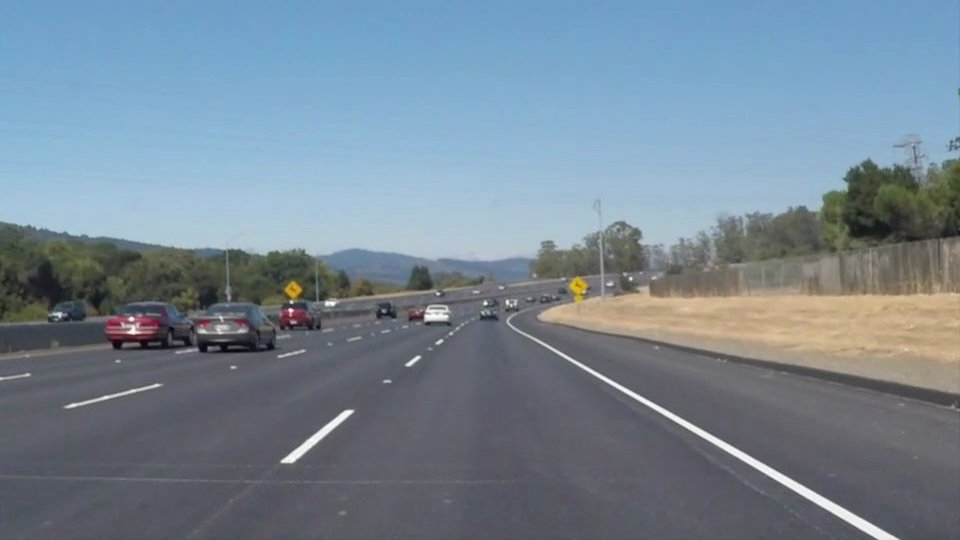
#> input picture test_images/solidWhiteCurve.jpg, 960 x 540 px; its folder holds 4 pictures in this run
$ python LaneDetector_SingleImg.py   (older library calls are emulated)
#> lines starting #> are read from the running program, lines starting #| are printed output that depends on the picture; after the words box and inside, x2 and y2 are one past the last pixel; in counts of white or black regions, pixels touching at a corner belong together
#importing some useful packages
import matplotlib.pyplot as plt
import matplotlib.image as mpimg
import numpy as np
import cv2
import os
import math

## Helper Functions
def read_image_set(fldr):
    """
    'fldr' is a string containing the test images folder
    the return is a list of multidimensional arrays
    """
    return [mpimg.imread(fldr+img) for img in os.listdir(fldr)]
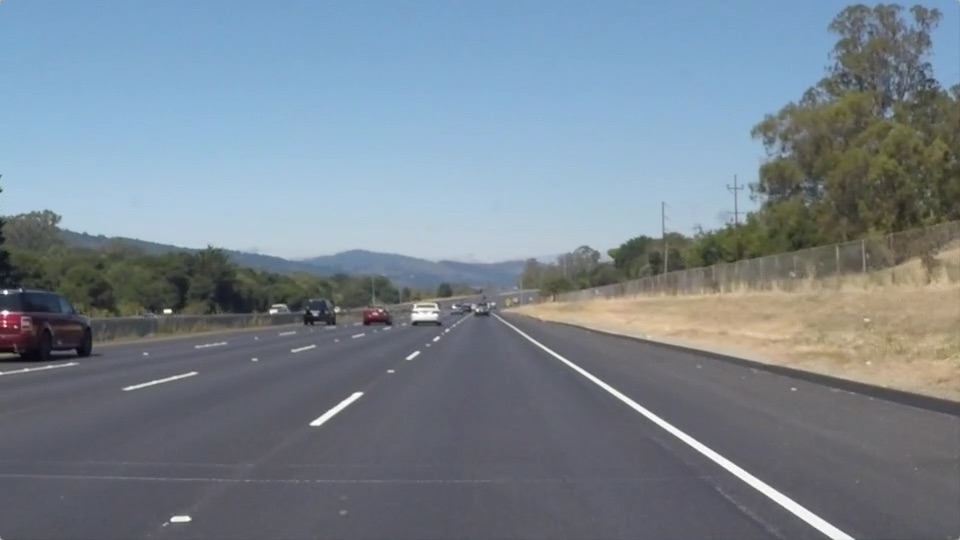
#> input picture test_images/solidWhiteRight.jpg, 960 x 540 px
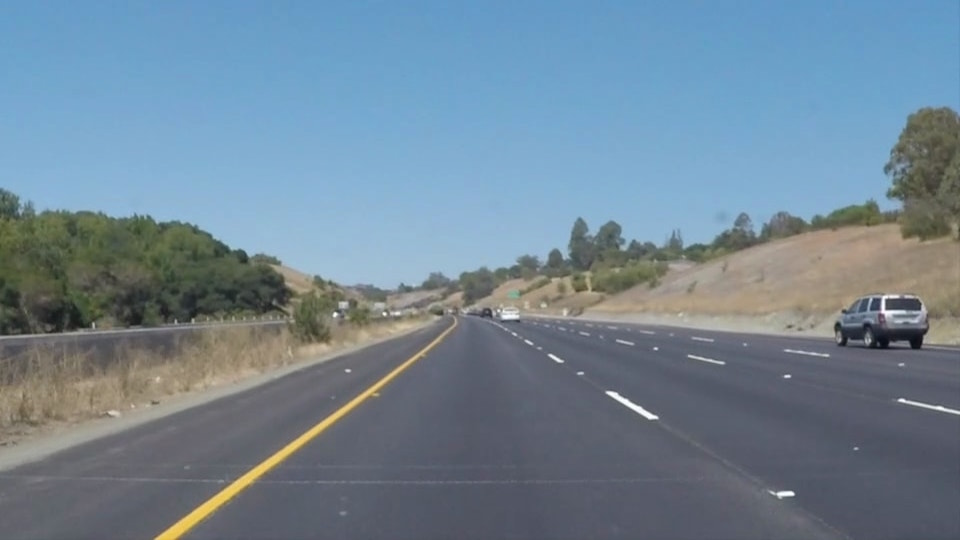
#> input picture test_images/solidYellowCurve.jpg, 960 x 540 px
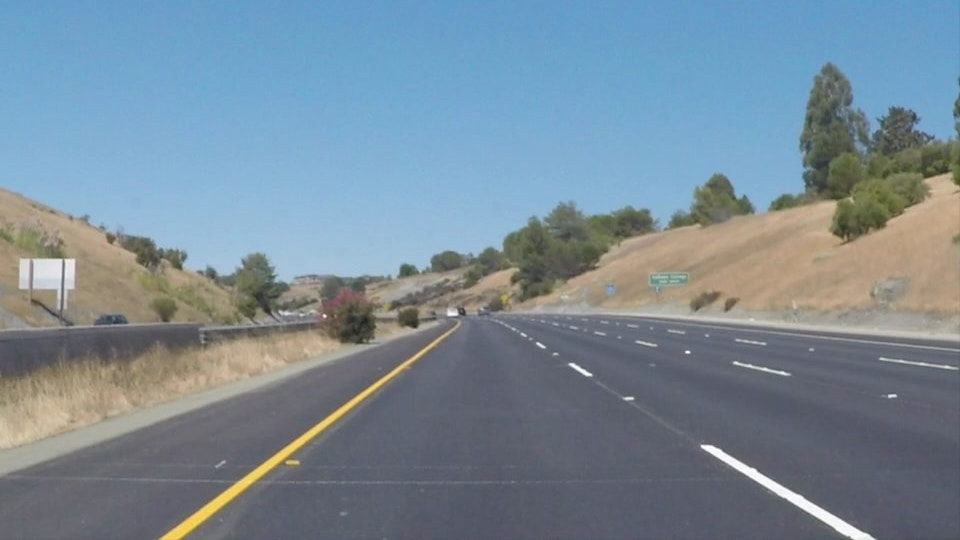
#> input picture test_images/solidYellowCurve2.jpg, 960 x 540 px

def show_image_list(imgList,title=None):
    """
    show_image_list(imgList):
    Generate image subplot for visualization of 'imgList' as a grid of subplots
    --------------------------------------------------------------------------------------------
    INPUT:
        imgList: A list of multidimensional arrays containing the images
        title : String containing title of superplot
    OUTPUT:
        none
    ============================================================================================
    """
    gridSize = [2,int(len(imgList)/2)]
    fig = plt.figure()
    for indx, img in enumerate(imgList):
        fig.add_subplot(gridSize[0],gridSize[1],indx+1)
        if len(img.shape)==3:
            plt.imshow(img)
        else:
            plt.imshow(img,cmap='gray')
    plt.subplots_adjust(left=None, bottom=None, right=None, top=None, wspace=0.1, hspace=0.001)
    fig.suptitle(title)
    plt.rcParams["figure.figsize"] = [16,9]
    plt.show()

def grayscale(img):
    """Applies the Grayscale transform
    This will return an image with only one color channel
    but NOTE: to see the returned image as grayscale
    (assuming your grayscaled image is called 'gray')
    you should call plt.imshow(gray, cmap='gray')"""
    return cv2.cvtColor(img, cv2.COLOR_RGB2GRAY)
    # Or use BGR2GRAY if you read an image with cv2.imread()
    # return cv2.cvtColor(img, cv2.COLOR_BGR2GRAY)

def canny(img, low_threshold=50, high_threshold=150):
    """Applies the Canny transform"""
    return cv2.Canny(img, low_threshold, high_threshold)

def auto_canny(img, sigma=0.33):
    """
    auto_canny(imgList):
    Computes the upper and lower threshold parameters using the median of the
    pixel intensities for the computation of the Canny transform
    Note: Code adapted from
    https://www.pyimagesearch.com/2015/04/06/zero-parameter-automatic-canny-edge-detection-with-python-and-opencv/
    --------------------------------------------------------------------------------------------
    INPUT:
        img: image to apply the canny transform
        sigma : constant parameter for variation and tunning of the threshold percertanges
    OUTPUT:
        edgeImg: single channel image with canny transform
    ============================================================================================
    """
    # Compute the median of the pixel intensities
    m = np.median(img)

    # Compute the upper and lower limits for canny parameters using median
    low_threshold = int(max(0, (1.0 - sigma) * m))
    high_threshold = int(max(0, (1.0 + sigma) * m))

    return cv2.Canny(img, low_threshold, high_threshold)

def gaussian_blur(img, kernel_size=5):
    """Applies a Gaussian Noise kernel"""
    return cv2.GaussianBlur(img, (kernel_size, kernel_size), 0)

def region_of_interest(img, vertices):
    """
    Applies an image mask.

    Only keeps the region of the image defined by the polygon
    formed from `vertices`. The rest of the image is set to black.
    `vertices` should be a numpy array of integer points.
    """
    #defining a blank mask to start with
    mask = np.zeros_like(img)

    #defining a 3 channel or 1 channel color to fill the mask with depending on the input image
    if len(img.shape) > 2:
        channel_count = img.shape[2]  # i.e. 3 or 4 depending on your image
        ignore_mask_color = (255,) * channel_count
    else:
        ignore_mask_color = 255

    #filling pixels inside the polygon defined by "vertices" with the fill color
    cv2.fillPoly(mask, vertices, ignore_mask_color)

    #returning the image only where mask pixels are nonzero
    masked_image = cv2.bitwise_and(img, mask)
    return masked_image

def draw_lines(img, lines, color=[255, 0, 0], thickness=10):
    """
    NOTE: this is the function you might want to use as a starting point once
    you want to average/extrapolate the line segments you detect to map out the
    full extent of the lane (going from the result shown in
    raw-lines-example.mp4 to that shown in P1_example.mp4).

    Think about things like separating line segments by their
    slope ((y2-y1)/(x2-x1)) to decide which segments are part of the left
    line vs. the right line.  Then, you can average the position of each of
    the lines and extrapolate to the top and bottom of the lane.

    This function draws `lines` with `color` and `thickness`.
    Lines are drawn on the image inplace (mutates the image).
    If you want to make the lines semi-transparent, think about combining
    this function with the weighted_img() function below
    """
    left,right = fit_line(lines)
    lane_lines = np.vstack((line_computation(img,left),\
                             line_computation(img,right)))

    for x1,y1,x2,y2 in lane_lines:
        cv2.line(img, (x1, y1), (x2, y2), color, thickness)

# [21 lines left out: function draw_lines_plain, not called in this run]


def hough_lines(img, rho, theta, threshold, min_line_len, max_line_gap):
    """
    `img` should be the output of a Canny transform.

    Returns an image with hough lines drawn.
    """
    lines = cv2.HoughLinesP(img, rho, theta, threshold, np.array([]), \
                        minLineLength=min_line_len, maxLineGap=max_line_gap)
    line_img = np.zeros((img.shape[0], img.shape[1], 3), dtype=np.uint8)
    draw_lines(line_img, lines)
    #draw_lines_plain(line_img, lines)
    return line_img

def weighted_img(img, initial_img, α=0.8, β=1., γ=0.):
    """
    weighted_img(img, initial_img, α=0.8, β=1., γ=0.):
    initial_img * α + img * β + γ
    NOTE: initial_img and img must be the same shape!
    ---------------------------------------------------------------------------
    INPUT:
        img: output of the hough_lines(), An image with lines drawn on it.
                Should be a blank image (all black) with lines drawn on it.
        initial_img: image before any processing
    OUTPUT:
        none
    ===========================================================================
    """
    return cv2.addWeighted(initial_img, α, img, β, γ)

def line_computation(img,coef):
    """
    line_computation(img,coef)
    Computes the extreme points of the lane lines based on the image
    coefficients
    ---------------------------------------------------------------------------
    INPUT:
        img: image
        coef : line coefficients [[m,b]]
    OUTPUT:
        line_pts = Line points [x1,y1,x2,y2]
    ===========================================================================
    """

    # Define Line points [x1,y1,x2,y2]
    line_pts = np.zeros([1,4], dtype=np.int)

    # Line equation y = mx+b-->x = (y-b)/m
    line_pts[0][1] = img.shape[0]
    line_pts[0][0] = int((line_pts[0][1]-coef[0][1])/coef[0][0])
    line_pts[0][3] = img.shape[0]*0.62
    line_pts[0][2] = int((line_pts[0][3]-coef[0][1])/coef[0][0])

    return line_pts

def separate_lines(lines):
    """
    separate_lines(lines)
    Classifies left and right lines  based on slope
    ---------------------------------------------------------------------------
    INPUT:
        lines: line points [[x1,y1,x2,y2]]
    OUTPUT:
        right{}: right line dictionary with the following structure
            ['slope'] = line slope  (y2-y1)/(x2-x1)
            ['lane']  = [[x1,y1,x2,y2]]
        left{}:
            ['slope'] = line slope  (y2-y1)/(x2-x1)
            ['lane']  = [[x1,y1,x2,y2]]
    ===========================================================================
    """
    # Generate a structure of data for left and right lines
    left = {'slope':[],'intercept':[],'lane':np.empty((0,4),dtype=np.int32)}

    right = {'slope':[],'intercept':[],'lane':np.empty((0,4),dtype=np.int32)}

    # Compute Lines and Separate right and left lines
    for line in lines:
        for x1,y1,x2,y2 in line:
            try:
                m = (y2-y1)/(x2-x1)
                b = y2 - m*x2
            except x1==x2: # Vertical Lines Conditioning
                continue
            if m < 0:
                left['slope'].append(m)
                left['intercept'].append(b)
                left['lane'] = np.append(left['lane'],line,axis= 0)

            elif m > 0:
                right['slope'].append(m)
                right['intercept'].append(b)
                right['lane'] =np.append(right['lane'],line,axis= 0)

    return left,right

def  outlier_rejection(slope,intercept, lane, std = 1.5):
    """
    outlier_rejection(slope, lane, std)
    Extract outliers based on the standard deviation of the slopes and
    intercepts
    ---------------------------------------------------------------------------
    INPUT:
        slope: line slope list
        lane : line points [[x1,y1,x2,y2]]
        std : standard deviation threshold
    OUTPUT:
        pts: points [[x,y]] with inliers
    ===========================================================================
    """
    # Compute Inliers index
    indx = (np.abs(slope-np.array(slope).mean())<std*np.array(slope).std()) & \
            (np.abs(intercept-np.array(intercept).mean())<\
             std*np.array(intercept).std())

    n = len(np.array(slope)[indx]) # Array Size

    # Extract inliers using index and form points array [[x,y]]
    pts = np.hstack((lane[indx][:,[0,2]].reshape((n*2,1)),\
                    lane[indx][:,[1,3]].reshape((n*2,1))))
    return pts

def fit_line(lines):
    """
    fit_line(lines)
    Extrapolates lines using linear regression with Hueber Loss distance for
    the left and right lines
    ---------------------------------------------------------------------------
    INPUT:
        line: line points [[x1,y1,x2,y2]]
    OUTPUT:
        right['coef']: right line coefficients [[m,b]] where m is the slope and
                        b is the line intercept
        left['coef']: right line coefficients [[m,b]] where m is the slope and
                        b is the line intercept
    ===========================================================================
    """
    # Classify left and right lines based on slope
    left,right =  separate_lines(lines)

    # Discard outliers based on the slope and intercept
    # standard deviation (Mean + 2*SD)
    left['points']  = outlier_rejection(left['slope'],left['intercept'], \
        left['lane'])
    right['points'] = outlier_rejection(right['slope'],right['intercept'],\
         right['lane'])

    # Linear Regression on the inliers points using Huber Loss as error
    # distance DIST_HUBER
    # LEFT:
    l = cv2.fitLine(left['points'], cv2.DIST_HUBER, 0,0.01,0.01)
    m = l[1]/l[0]       # Slope
    b = l[3]-(l[2]*m)   # Intercept
    left['coef'] = [m,b]

    #RIGHT:
    r = cv2.fitLine(right['points'], cv2.DIST_HUBER, 0,0.01,0.01)
    m = r[1]/r[0]       # Slope
    b = r[3]-(r[2]*m)   # Intercept
    right['coef'] = [m,b]

    return np.array(left['coef']).T,np.array(right['coef']).T

def mask_color_lanes(img):
    """
    mask_color_lanes(img)
    Applies a color based mask to an rgb image by converting it to an HSV color
    image
    ---------------------------------------------------------------------------
    INPUT:
        img: RGB color image
    OUTPUT:
        maskedImg: Single Channel Masked image
    ===========================================================================
    """
    hlsImg = cv2.cvtColor(img, cv2.COLOR_RGB2HLS)
    # Define Upper and Lower Thresholds for white and yellow lanes
    white = {'low':np.uint8([  0, 220,   0]),'up':np.uint8([255, 255, 255])}
    yellow = {'low':np.uint8([0, 0, 150]),'up':np.uint8([80, 255, 255])}

    # Apply a mask by filtering colors that are in range
    white_mask = cv2.inRange(hlsImg, white['low'], white['up'])
    yellow_mask = cv2.inRange(hlsImg,  yellow['low'], yellow['up'])

    # Combine masks
    mask = cv2.bitwise_or(white_mask, yellow_mask)

    # Apply mask to image
    maskedImg = cv2.bitwise_and(img, img, mask=mask)

    return maskedImg


if __name__== "__main__":

    # Import Images
    rgbImgs = read_image_set("test_images/") # RGB images
#> rgbImgs = 4 items
    show_image_list(rgbImgs,'RBG Images')
#> in show_image_list, `gridSize = [2,int(len(imgList)/2)]`: gridSize = [2, 2]
#> the loop in show_image_list, `for indx, img in enumerate(imgList):` made 4 passes
#> in show_image_list, `plt.show()`:
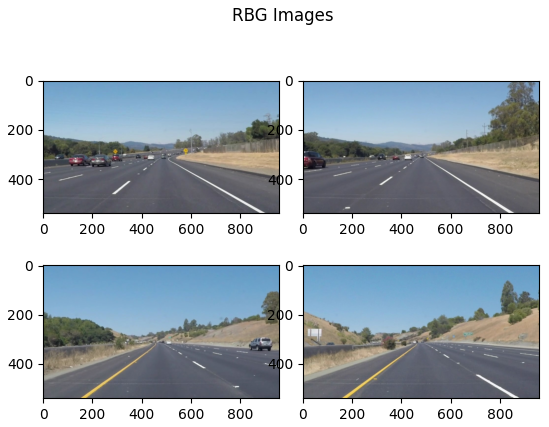
#> figure drawn by matplotlib, 4 panels
    # Convert Images into Greyscale
    hlsImgs = list(map(lambda img: cv2.cvtColor(img, cv2.COLOR_RGB2HLS) , rgbImgs))
#> hlsImgs = 4 items
    show_image_list(hlsImgs,'HLS Images')
#> call 2 of show_image_list, with title = 'HLS Images'
#> the loop in show_image_list (call 2), `for indx, img in enumerate(imgList):` made 4 passes
#> in show_image_list (call 2), `plt.show()`:
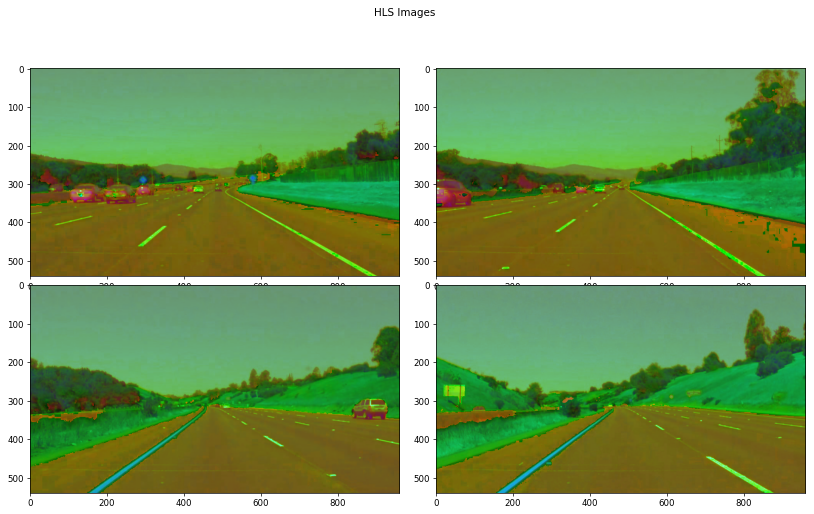
#> figure drawn by matplotlib, 4 panels
    clrMaskImgs = list(map(lambda img: mask_color_lanes(img) , rgbImgs))
#> in mask_color_lanes, img is the input picture: shape (540, 960, 3); mean R, G, B 118.5, 134.5, 148.1
#> in mask_color_lanes, `white_mask = cv2.inRange(hlsImg, white['low'], white['up'])`:
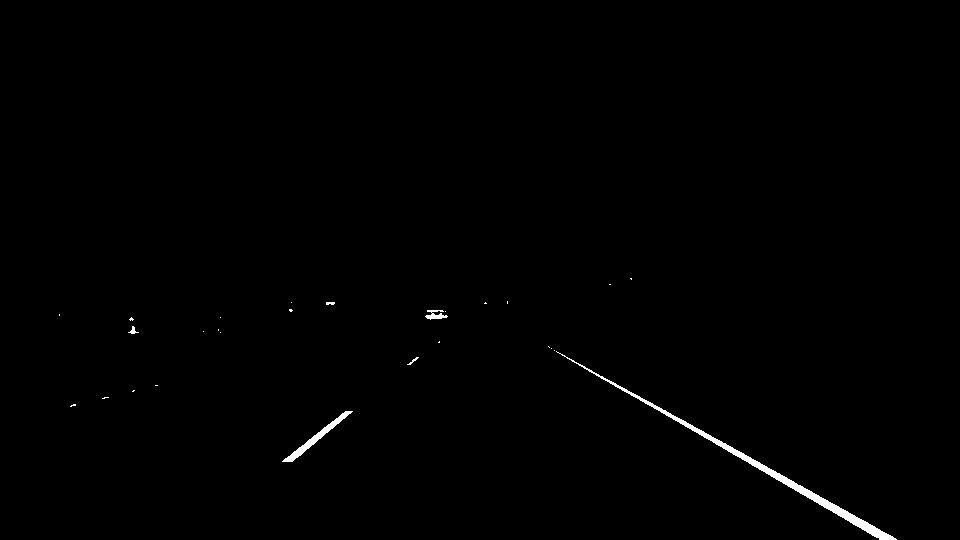
#> white_mask: shape (540, 960); 0.53% white; 27 white regions (21 under 20 px), largest, box (x1, y1, x2, y2) and area: (556, 351, 897, 540) 1991, (282, 411, 353, 462) 494, (425, 310, 448, 320) 123, (128, 326, 139, 334) 36, (407, 357, 419, 365) 26, (326, 302, 335, 305) 24
#> in mask_color_lanes, img is the input picture: shape (540, 960, 3); mean R, G, B 120.3, 132.6, 143.7
#> in mask_color_lanes, img is the input picture: shape (540, 960, 3); mean R, G, B 113, 133.4, 149
#> in mask_color_lanes, img is the input picture: shape (540, 960, 3); mean R, G, B 120.7, 138.6, 151.5
#> clrMaskImgs = 4 items
    show_image_list(clrMaskImgs,'Masked Images')
    grayImgs = list(map(lambda img: grayscale(img) , clrMaskImgs))
#> grayImgs = 4 items
    show_image_list(grayImgs,'Greyscale Images')
    # Filter Image using Gaussian Smoothing
    blur_grayImgs = list(map(lambda img: gaussian_blur(img,kernel_size=9), grayImgs ))
#> blur_grayImgs = 4 items
    show_image_list(blur_grayImgs,'Blur Gray Images')
    # Define our parameters for Canny and apply
    cannyImgs = list(map(lambda img: auto_canny(img),blur_grayImgs))
#> in auto_canny, `m = np.median(img)`: m = 0
#> call 3 of auto_canny, with sigma = 0.33
#> in auto_canny (call 3), `return cv2.Canny(img, low_threshold, high_threshold)`:
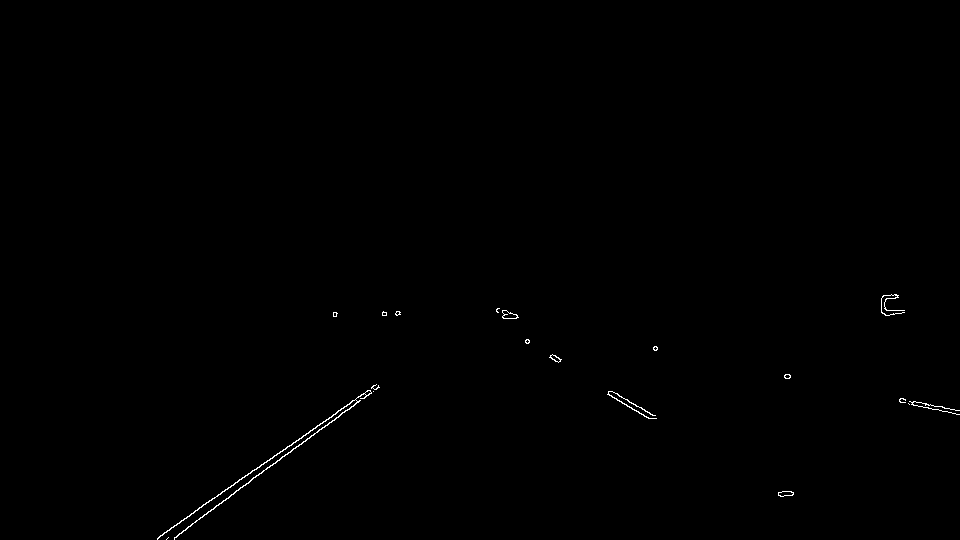
#> returned value: shape (540, 960); 0.26% white in thin lines or dots, all inside (x1, y1, x2, y2) = (157, 294, 960, 540)
#> (the rest of the program and of its run is left out)
